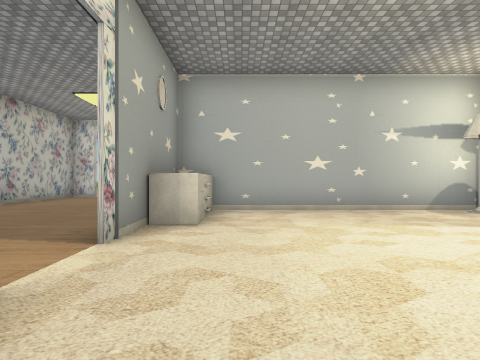
view 1 (above)

20 first-person views from a walk through a 3-D level made in the Unity game engine. The camera is 1.4 m above the floor, looks level and sees 85° across. The floor is counted in squares, 2 m on a side. Each view is taken from the middle of a square. On the plan, view 1 faces up. The plan holds only what a view shows up to about 9 squares ahead; the rest is blank. The place goes on beyond the plan. The player is left out. Door leaves are left out, so doorways stand open. Some surface patterns are stand-ins.

view 2
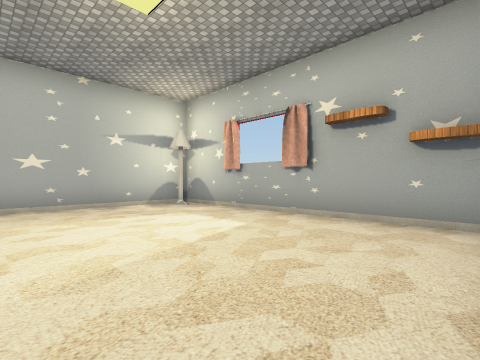

view 3
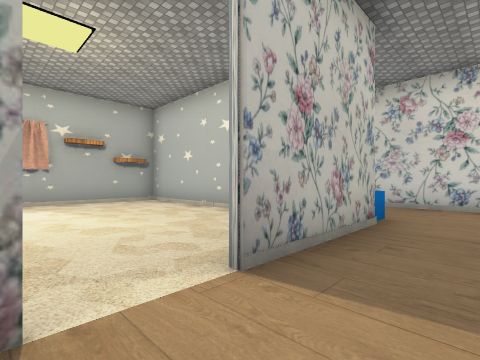

view 4
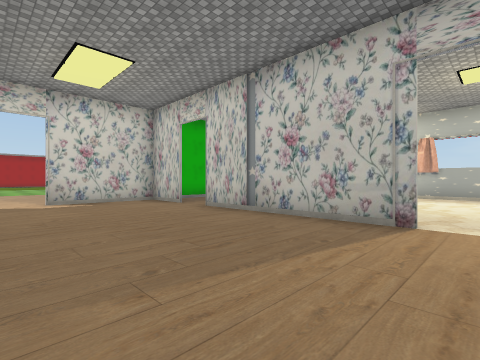

view 5
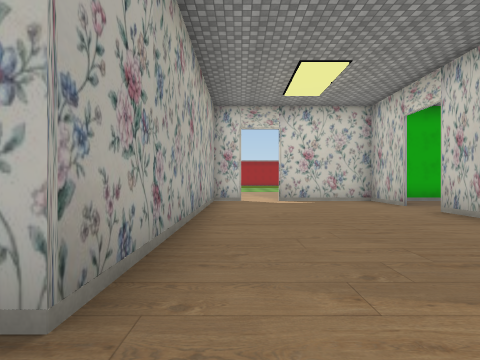

view 6
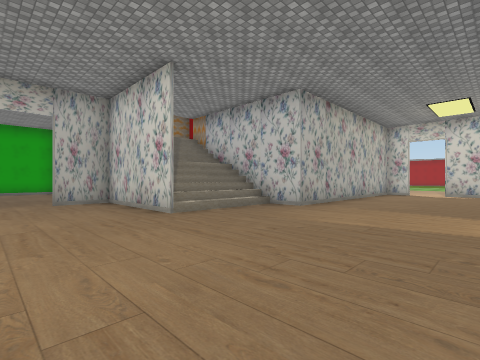

view 7
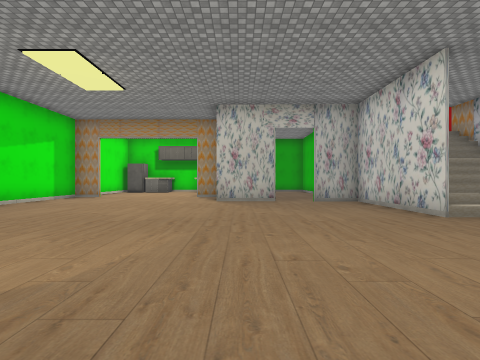

view 8
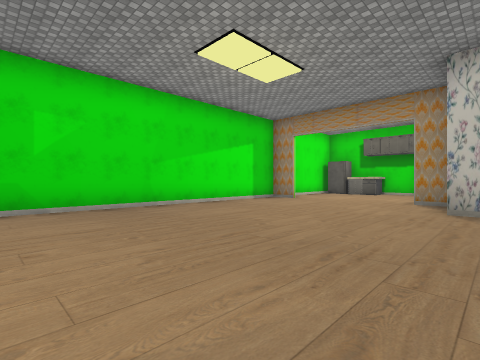

view 9
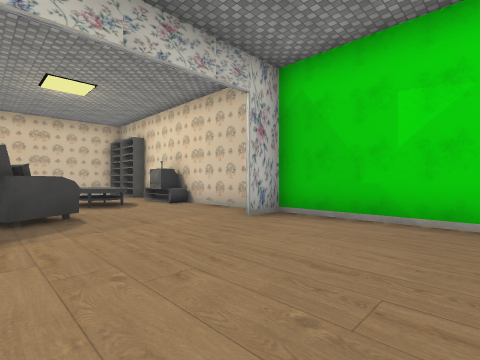

view 10
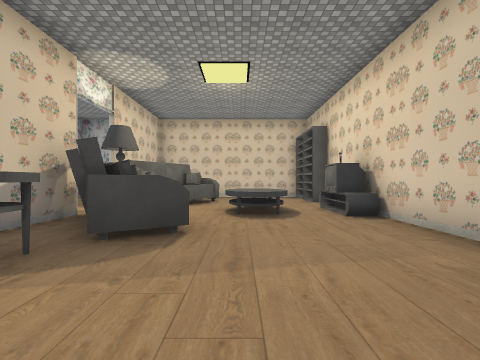

view 11
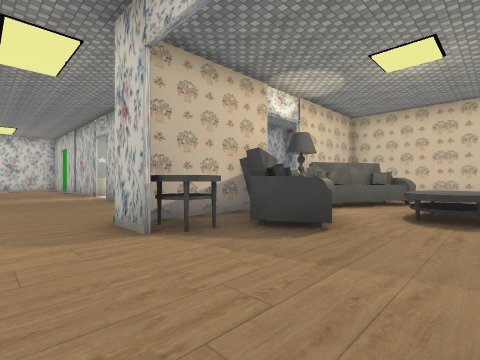

view 12
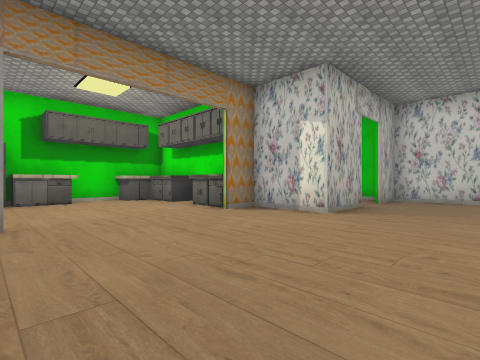

view 13
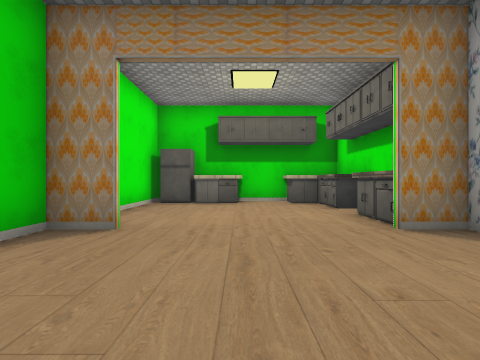

view 14
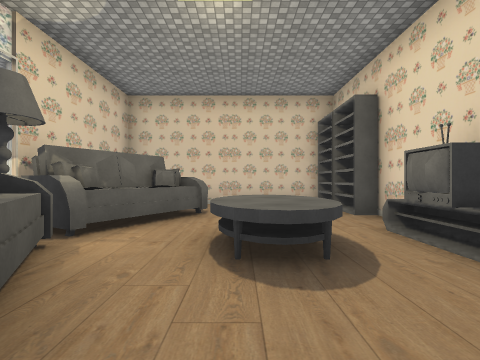

view 15
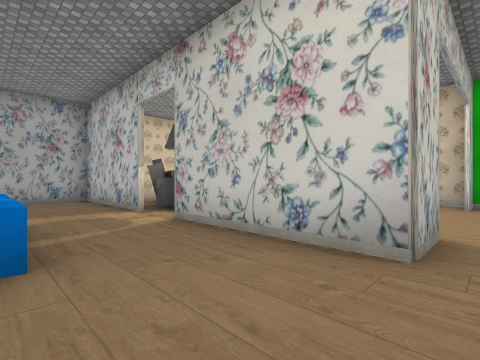

view 16
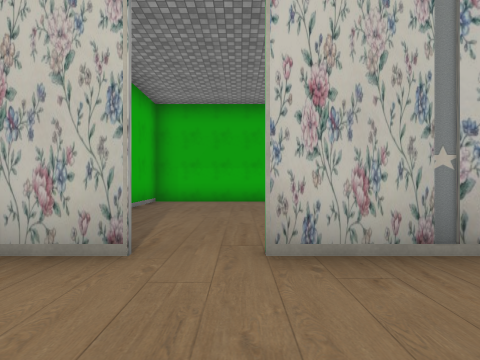

view 17
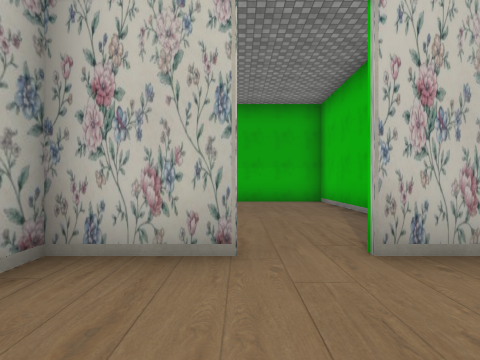

view 18
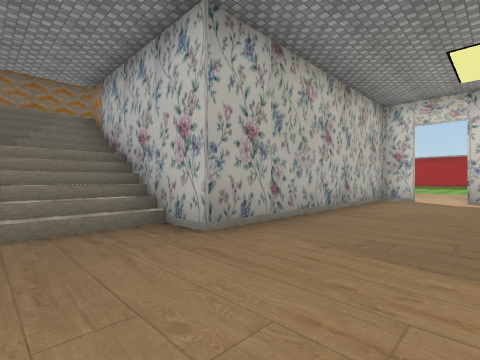

view 19
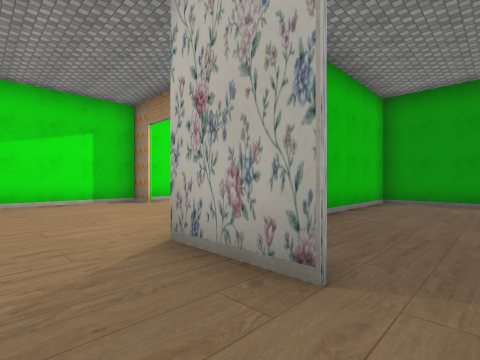

view 20
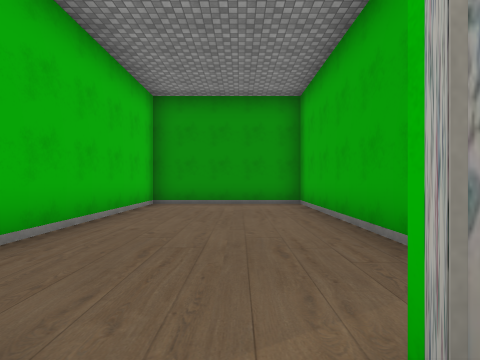

### Floor plan
Ten units are one square. View 1 is at (0, 0); x grows to the right and y downward. Boxes are objects, and circles mark ways between rooms. Rooms are numbered by the first view taken in them; rooms with no view inside come last. Other rooms are left out.
<svg viewBox="-192 -115 254 228">
<path fill="none" stroke="#000" d="M18 14 54 14M-14 -34 -14 -29M57 11 57 -61 -5 -61M-26 46 -5 46M-16 15 -16 -16M-79 1 -116 1 -116 16M-5 47 -26 47M-116 28 -116 47 -137 47 -137 57 -154 57M-16 -28 -16 -35M24 46 57 46 57 24M-35 108 -35 98M-16 -64 -16 -79M22 107 32 107M-137 98 -137 107 8 107M-164 50 -164 57 -178 57 -178 66M-16 -90 -16 -109M57 104 57 68M-178 79 -178 94M-59 -108 -69 -108 -69 -32 -92 -32M-187 64 -187 81M-9 -108 -48 -108M-187 92 -187 107 -160 107M-16 24 -16 18M-138 1 -187 1 -187 46 -137 46M8 -108 -9 -108M14 -63 46 -63 46 -108 26 -108"/>
<rect x="45" y="-65" width="10" height="10" fill="#bbb"><title>lamp</title></rect>
<rect x="-185" y="95" width="10" height="10" fill="#bbb"><title>other object</title></rect>
<rect x="-35" y="45" width="20" height="20" fill="#bbb"><title>other object</title></rect>
<rect x="-15" y="45" width="30" height="30" fill="#bbb"><title>other object</title></rect>
<rect x="-15" y="-65" width="10" height="30" fill="#bbb"><title>drawers</title></rect>
<rect x="-5" y="95" width="10" height="10" fill="#bbb"><title>other object</title></rect>
<rect x="-5" y="75" width="30" height="20" fill="#bbb"><title>other object</title></rect>
<rect x="5" y="95" width="10" height="10" fill="#bbb"><title>TV</title></rect>
<rect x="5" y="45" width="10" height="10" fill="#bbb"><title>lamp</title></rect>
<rect x="15" y="95" width="10" height="10" fill="#bbb"><title>other object</title></rect>
<rect x="15" y="45" width="30" height="30" fill="#bbb"><title>other object</title></rect>
<rect x="25" y="95" width="20" height="10" fill="#bbb"><title>bookshelf</title></rect>
<rect x="45" y="95" width="10" height="10" fill="#bbb"><title>bookshelf</title></rect>
<circle cx="-15" cy="-25" r="3" fill="#2a7"/>
<circle cx="-15" cy="-45" r="3" fill="#2a7"/>
<circle cx="-120" cy="25" r="3" fill="#2a7"/>
<circle cx="-15" cy="-85" r="3" fill="#2a7"/>
<text x="20" y="-20">1</text>
<text x="-50" y="30">2</text>
<text x="-160" y="20">3</text>
<text x="20" y="-90">4</text>
</svg>
Room 1 opens to room 2. Room 2 opens to room 3. Room 2 opens to room 4.

Where each view was taken, in squares from view 1:
view 1: 0 up, 0 right, facing up
view 2: 1 down, 1 right, facing up-right
view 3: 3 up, 3 left, facing down-right
view 4: 2 up, 6 left, facing up-right
view 5: 2 up, 6 left, facing up
view 6: 3 down, 3 left, facing up-left
view 7: 4 down, 3 left, facing left
view 8: 4 down, 5 left, facing down-left
view 9: 6 down, 7 left, facing down-right
view 10: 8 down, 5 left, facing right
view 11: 9 down, 5 left, facing up-right
view 12: 10 down, 9 left, facing up-left
view 13: 8 down, 10 left, facing left
view 14: 8 down, 2 left, facing right
view 15: 2 down, 4 left, facing down-right
view 16: 8 up, 4 left, facing right
view 17: 9 up, 4 left, facing right
view 18: 1 up, 4 left, facing up-left
view 19: 2 down, 10 left, facing down-left
view 20: 2 down, 11 left, facing left
